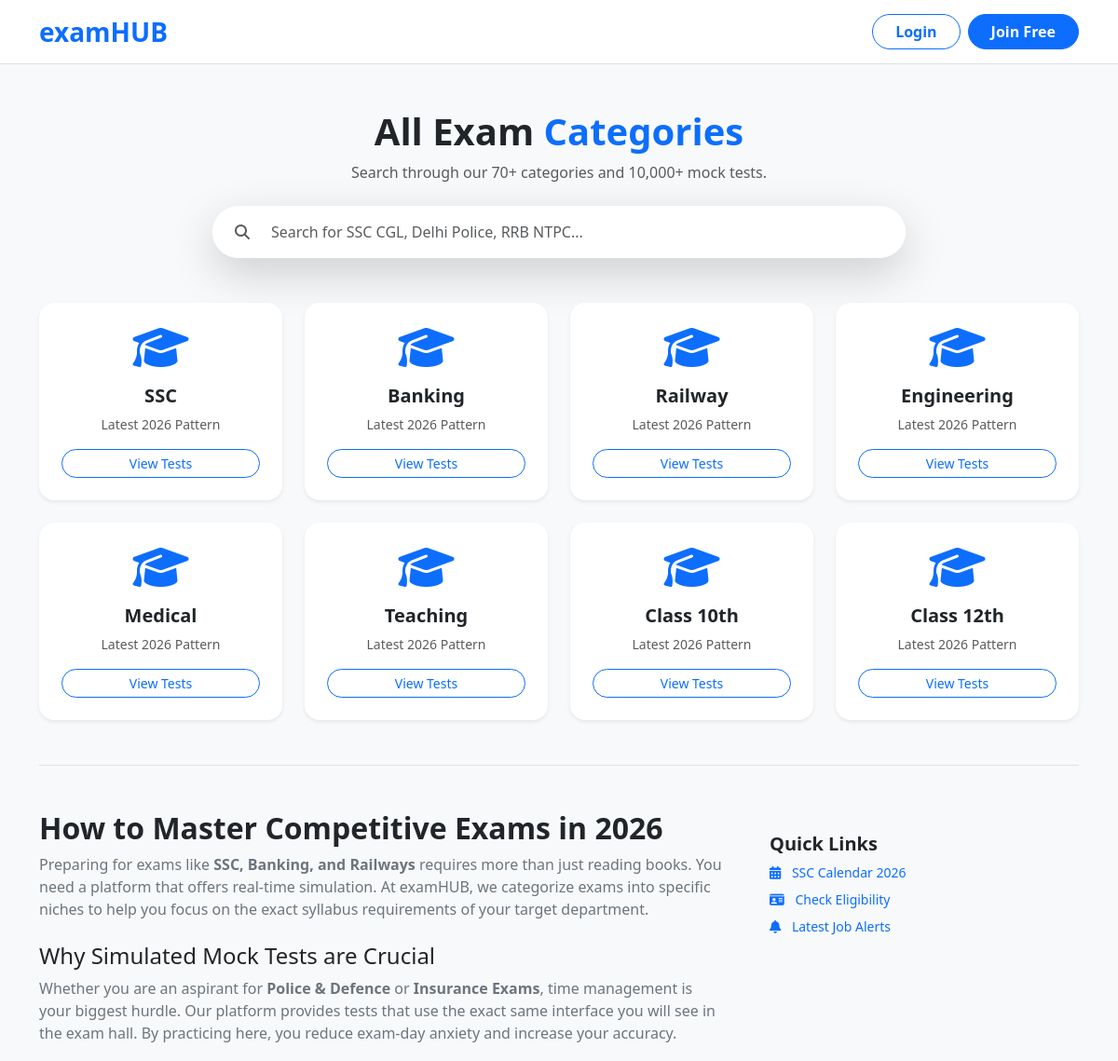
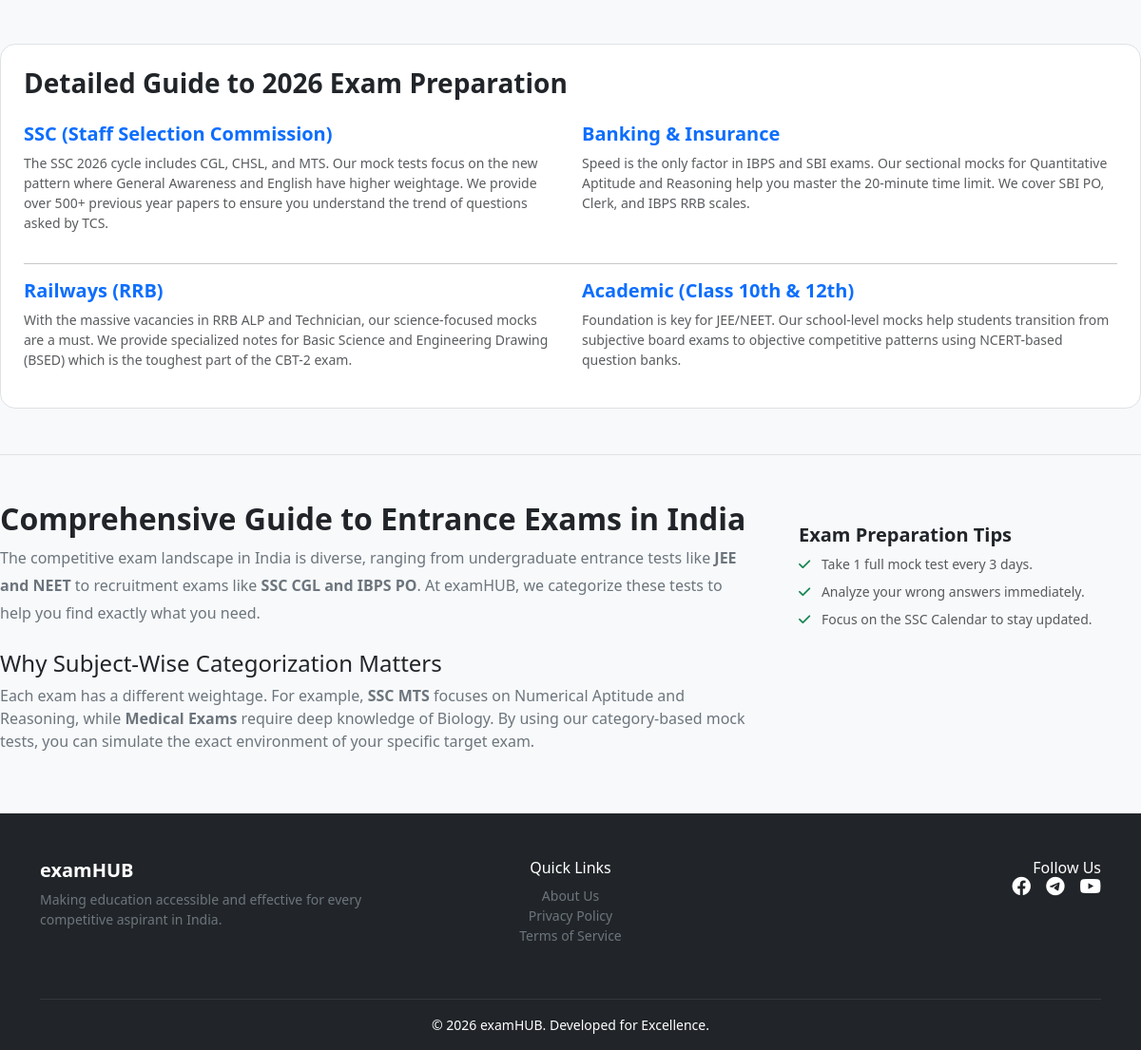
Page /exam/index.php on the committed database (2 pictures, top to bottom).
### tables this page shows
CREATE TABLE `categories` (
  `id` int(11) NOT NULL,
  `category_name` varchar(255) NOT NULL,
  `category_slug` varchar(255) NOT NULL
);

### exam/index.php (the view, shortened to what this page needs)
<?php
include_once('../includes/header.php');
include_once('../includes/db_connect.php');
?>
<div class="container my-5">
    <div class="text-center mb-5">
        <h1 class="fw-bold text-dark">All Exam <span class="text-primary">Categories</span></h1>
        <p class="text-muted">Search through our 70+ categories and 10,000+ mock tests.</p>
        <div class="col-md-8 mx-auto mt-4 position-relative">
            <div class="input-group shadow-lg border-0 rounded-pill overflow-hidden">
                <span class="input-group-text bg-white border-0 ps-4"><i class="fas fa-search text-muted"></i></span>
                <input type="text" id="liveSearch" class="form-control border-0 py-3" placeholder="Search for SSC CGL, Delhi Police, RRB NTPC..." autocomplete="off">
            </div>
        </div>
    </div>
    <div class="row g-4 mb-5" id="examGrid">
        <?php
        $sql = "SELECT * FROM categories";
        $result = mysqli_query($conn, $sql);
        if (mysqli_num_rows($result) > 0) {
            while($row = mysqli_fetch_assoc($result)) {
                echo "
                <div class='col-md-4 col-lg-3 exam-item'>
                    <div class='card border-0 shadow-sm h-100 p-4 text-center rounded-4 transition-card'>
                        <div class='text-primary mb-3'><i class='fas fa-graduation-cap fa-3x'></i></div>
                        <h5 class='fw-bold category-title'>{$row['category_name']}</h5>
                        <p class='small text-muted'>Latest 2026 Pattern</p>
                        <a href='view-mocks.php?cat={$row['category_slug']}' class='btn btn-outline-primary btn-sm rounded-pill px-4 stretched-link'>View Tests</a>
                    </div>
                </div>";
            }
        }
        ?>
    </div>
    <div class="mt-5 pt-5 border-top">
        <div class="row">
            <div class="col-lg-8">
                <h2 class="fw-bold">How to Master Competitive Exams in 2026</h2>
                <p class="text-secondary leading-relaxed">
                    Preparing for exams like <strong>SSC, Banking, and Railways</strong> requires more than just reading books. You need a platform that offers real-time simulation. At examHUB, we categorize exams into specific niches to help you focus on the exact syllabus requirements of your target department.
                </p>
                <h4 class="mt-4">Why Simulated Mock Tests are Crucial</h4>
                <p class="text-secondary">
                    Whether you are an aspirant for <strong>Police & Defence</strong> or <strong>Insurance Exams</strong>, time management is your biggest hurdle. Our platform provides tests that use the exact same interface you will see in the exam hall. By practicing here, you reduce exam-day anxiety and increase your accuracy.
                </p>
            </div>
            <div class="col-lg-4">
                <div class="bg-light p-4 rounded-4 sticky-top" style="top: 100px;">
                    <h5 class="fw-bold">Quick Links</h5>
                    <ul class="list-unstyled small text-muted">
                        <li class="mb-2"><i class="fas fa-calendar-alt text-primary me-2"></i> <a href="../ssc-calendar.php" class="text-decoration-none">SSC Calendar 2026</a></li>
                        <li class="mb-2"><i class="fas fa-id-card text-primary me-2"></i> <a href="../eligibility.php" class="text-decoration-none">Check Eligibility</a></li>
                        <li class="mb-2"><i class="fas fa-bell text-primary me-2"></i> <a href="../job-notifications.php" class="text-decoration-none">Latest Job Alerts</a></li>
                    </ul>
                </div>
            </div>
        </div>
    </div>
    </div>
    <section class="mt-5 p-4 bg-white rounded-4 border">
    <h3 class="fw-bold mb-4">Detailed Guide to 2026 Exam Preparation</h3>
    <div class="row">
        <div class="col-md-6">
            <h5 class="text-primary fw-bold">SSC (Staff Selection Commission)</h5>
            <p class="small text-muted">The SSC 2026 cycle includes CGL, CHSL, and MTS. Our mock tests focus on the new pattern where General Awareness and English have higher weightage. We provide over 500+ previous year papers to ensure you understand the trend of questions asked by TCS.</p>
        </div>
        <div class="col-md-6">
            <h5 class="text-primary fw-bold">Banking & Insurance</h5>
            <p class="small text-muted">Speed is the only factor in IBPS and SBI exams. Our sectional mocks for Quantitative Aptitude and Reasoning help you master the 20-minute time limit. We cover SBI PO, Clerk, and IBPS RRB scales.</p>
        </div>
    </div>
    <hr>
    <div class="row">
        <div class="col-md-6">
            <h5 class="text-primary fw-bold">Railways (RRB)</h5>
            <p class="small text-muted">With the massive vacancies in RRB ALP and Technician, our science-focused mocks are a must. We provide specialized notes for Basic Science and Engineering Drawing (BSED) which is the toughest part of the CBT-2 exam.</p>
        </div>
        <div class="col-md-6">
            <h5 class="text-primary fw-bold">Academic (Class 10th & 12th)</h5>
            <p class="small text-muted">Foundation is key for JEE/NEET. Our school-level mocks help students transition from subjective board exams to objective competitive patterns using NCERT-based question banks.</p>
        </div>
    </div>
</section>
    <div class="mt-5 pt-5 border-top">
        <div class="row">
            <div class="col-lg-8">
                <h2 class="fw-bold">Comprehensive Guide to Entrance Exams in India</h2>
                <p class="text-secondary" style="line-height: 1.8;">
                    The competitive exam landscape in India is diverse, ranging from undergraduate entrance tests like <strong>JEE and NEET</strong> to recruitment exams like <strong>SSC CGL and IBPS PO</strong>. At examHUB, we categorize these tests to help you find exactly what you need.
                </p>
                <h4 class="mt-4">Why Subject-Wise Categorization Matters</h4>
                <p class="text-secondary">
                    Each exam has a different weightage. For example, <strong>SSC MTS</strong> focuses on Numerical Aptitude and Reasoning, while <strong>Medical Exams</strong> require deep knowledge of Biology. By using our category-based mock tests, you can simulate the exact environment of your specific target exam.
                </p>
                </div>
            <div class="col-lg-4">
                <div class="bg-light p-4 rounded-4">
                    <h5 class="fw-bold">Exam Preparation Tips</h5>
                    <ul class="list-unstyled small text-muted">
                        <li class="mb-2"><i class="fas fa-check text-success me-2"></i> Take 1 full mock test every 3 days.</li>
                        <li class="mb-2"><i class="fas fa-check text-success me-2"></i> Analyze your wrong answers immediately.</li>
                        <li class="mb-2"><i class="fas fa-check text-success me-2"></i> Focus on the SSC Calendar to stay updated.</li>
                    </ul>
                </div>
            </div>
        </div>
    </div>
<?php include_once('../includes/footer.php'); ?>

### assets/css/main.css (style rules this page uses)
:root { --primary-color: #0056b3; --secondary-color: #6c757d; --accent-color: #ff8800; }
body { background-color: #f8f9fa; font-family: 'Segoe UI', Tahoma, Geneva, Verdana, sans-serif; }
.card { border-radius: 12px; transition: transform 0.2s ease-in-out; }

### rows in the picture
categories: category_name "SSC"
categories: category_name "Banking"
categories: category_name "Railway"
categories: category_name "Engineering"
categories: category_name "Medical"
categories: category_name "Teaching"
categories: category_name "Class 10th"
categories: category_name "Class 12th"

### other values in the picture
SITE_NAME "examHUB"
